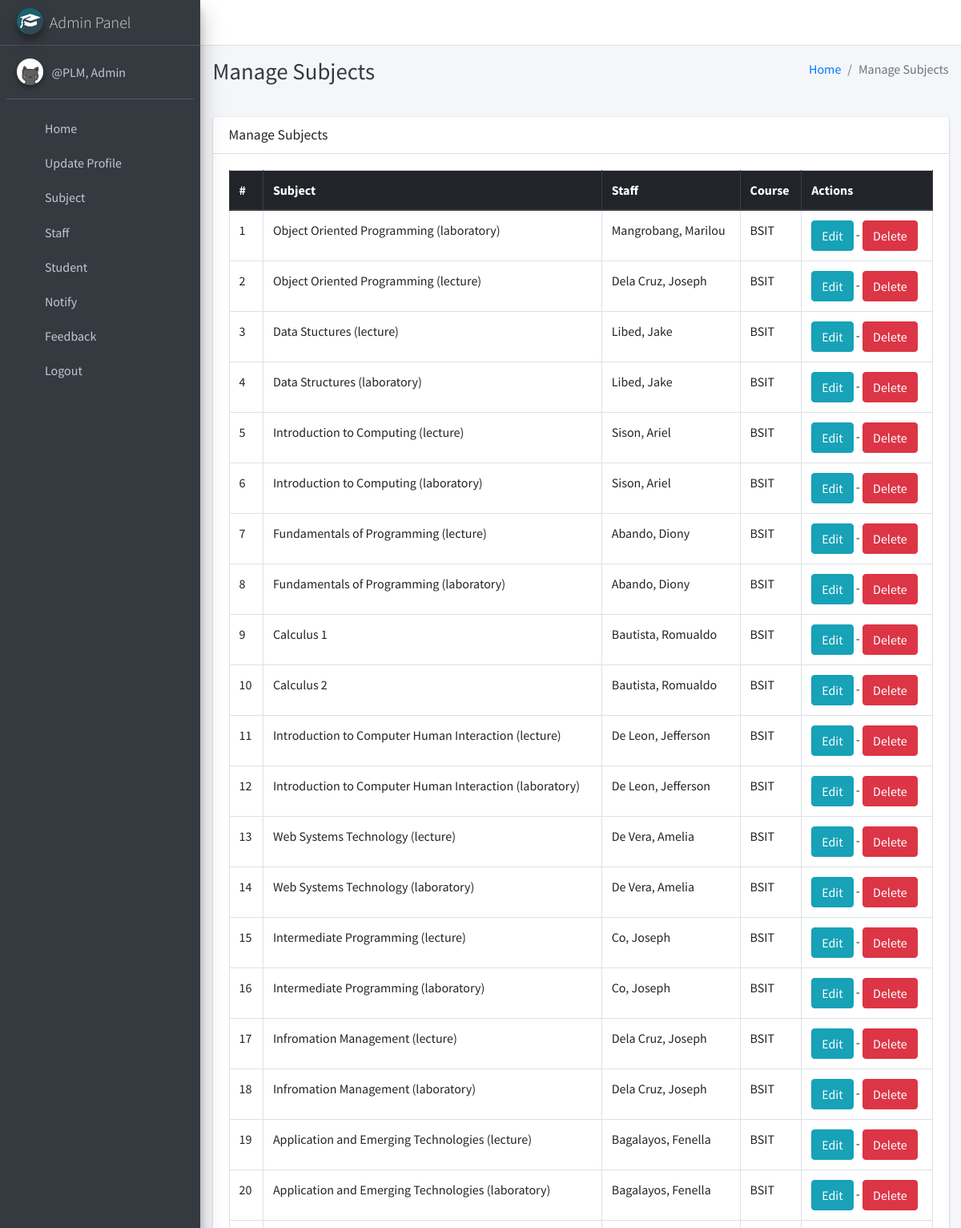
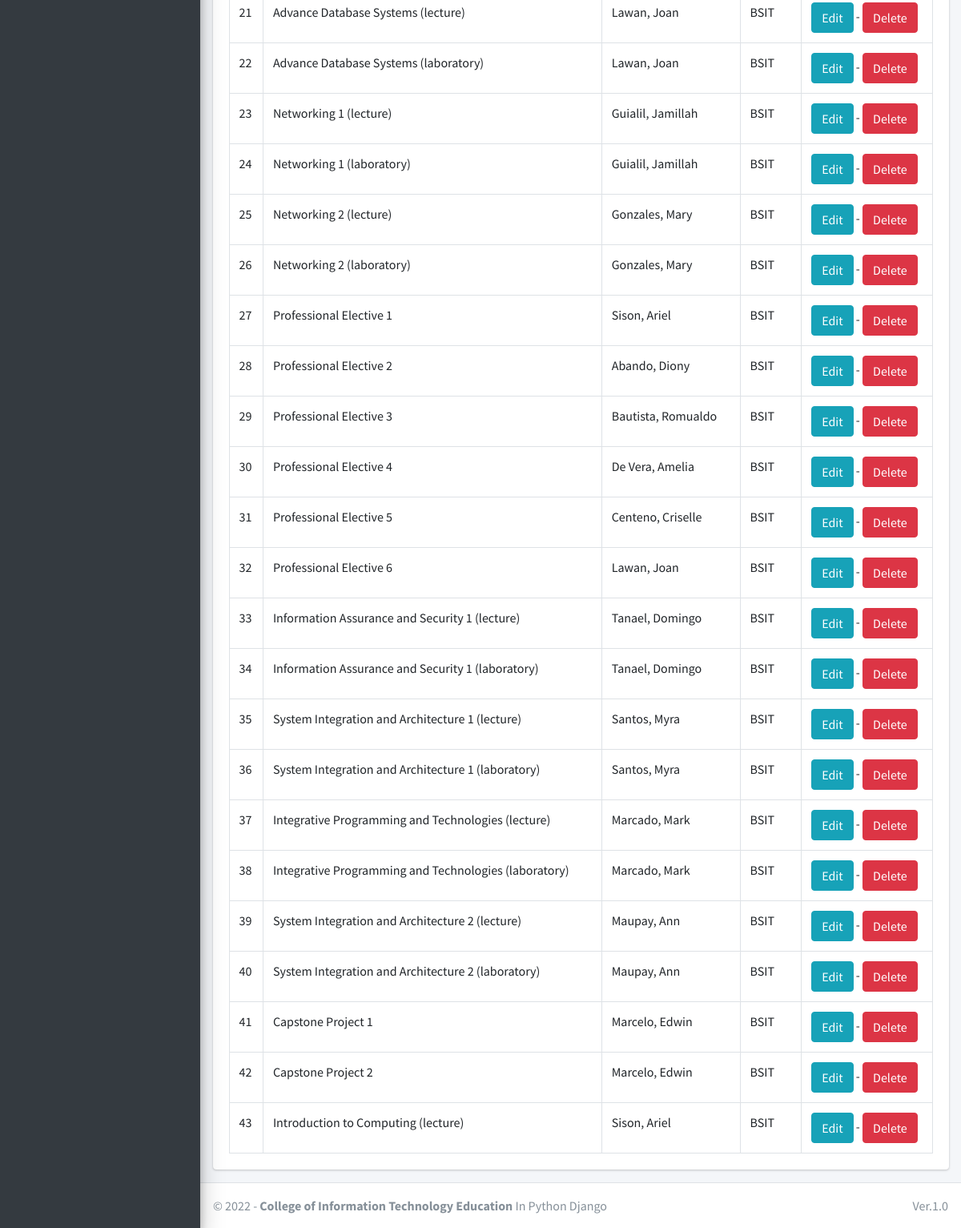
The app's page /subject/manage/ (signed in), older data (2 pictures, top to bottom).
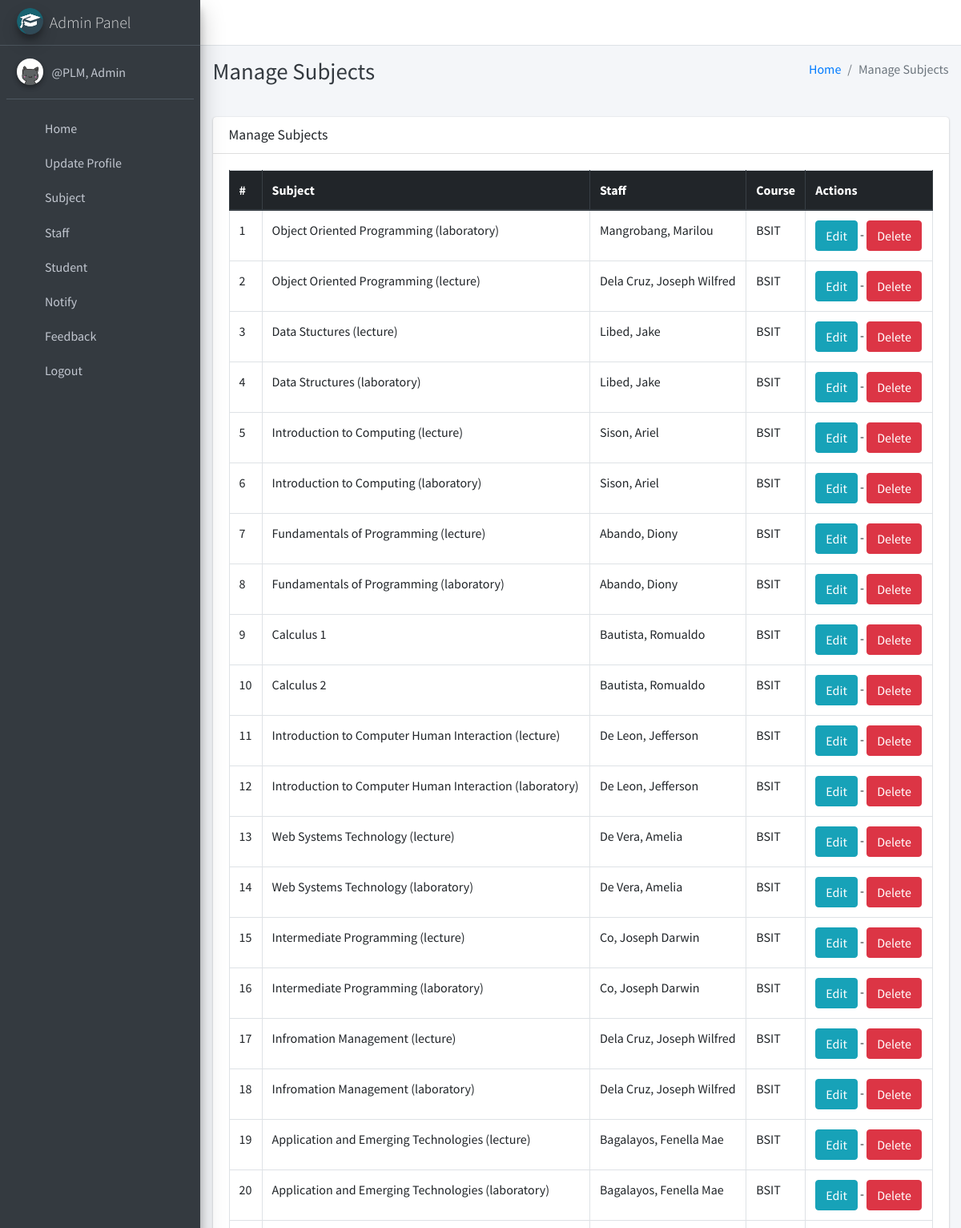
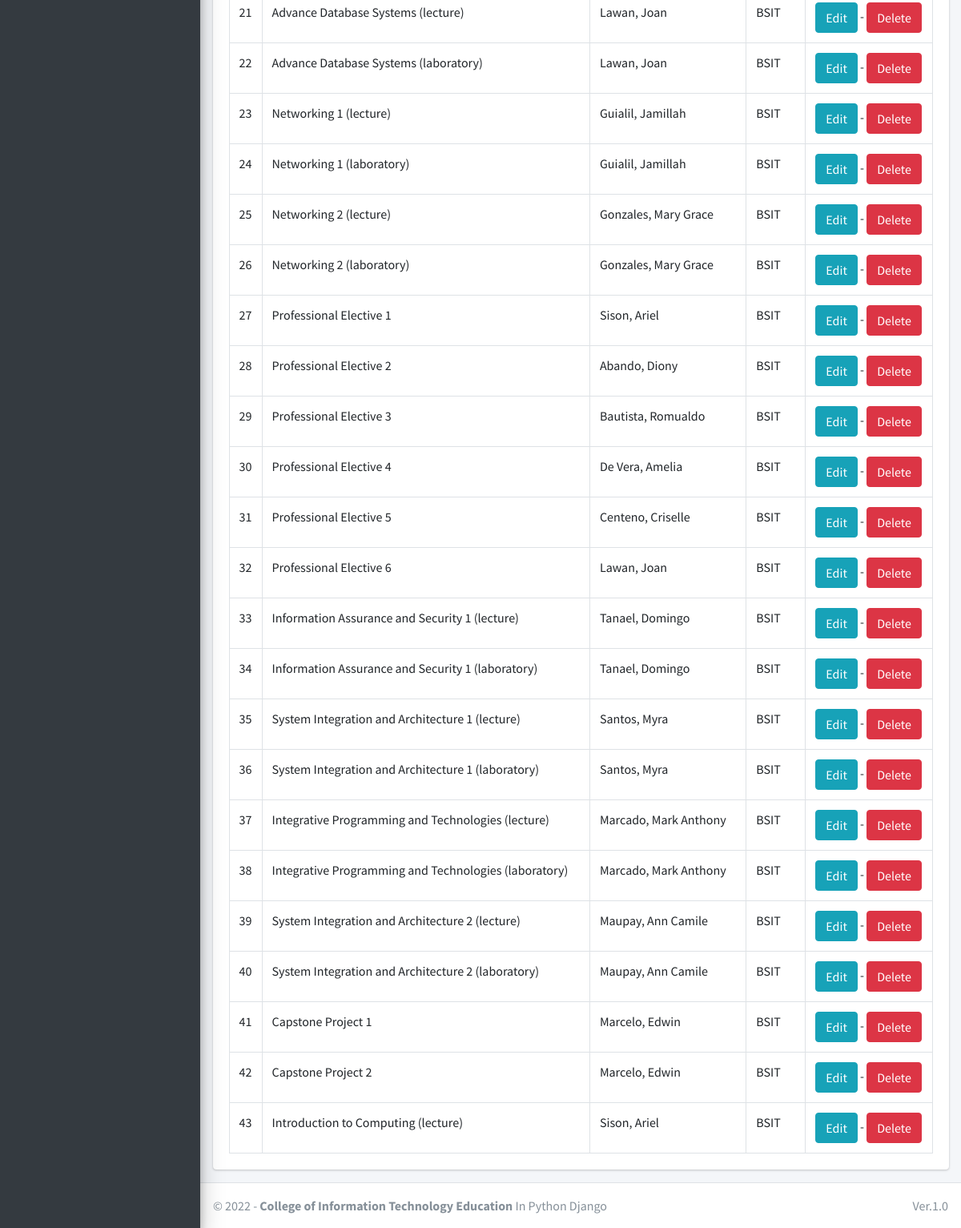
The same page, newer data (2 pictures, top to bottom).
### main_app/models.py (models this page shows, shortened)
class CustomUser(AbstractUser):
    USER_TYPE = ((1, "HOD"), (2, "Staff"), (3, "Student"))
    GENDER = [("M", "Male"), ("F", "Female")]
    username = None  # Removed username, using email instead
    email = models.EmailField(unique=True)
    user_type = models.CharField(default=1, choices=USER_TYPE, max_length=1)
    gender = models.CharField(max_length=1, choices=GENDER)
    profile_pic = models.ImageField()
    address = models.TextField()
    fcm_token = models.TextField(default="")  # For firebase notifications
    created_at = models.DateTimeField(auto_now_add=True)
    updated_at = models.DateTimeField(auto_now=True)
    USERNAME_FIELD = "email"
    REQUIRED_FIELDS = []
    objects = CustomUserManager()
    def __str__(self):
        return self.last_name + ", " + self.first_name

class Subject(models.Model):
    name = models.CharField(max_length=120)
    staff = models.ForeignKey(Staff,on_delete=models.CASCADE,)
    course = models.ForeignKey(Course, on_delete=models.CASCADE)
    updated_at = models.DateTimeField(auto_now=True)
    created_at = models.DateTimeField(auto_now_add=True)

class Staff(models.Model):
    course = models.ForeignKey(Course, on_delete=models.DO_NOTHING, null=True, blank=False)
    admin = models.OneToOneField(CustomUser, on_delete=models.CASCADE)

class Course(models.Model):
    name = models.CharField(max_length=120)
    created_at = models.DateTimeField(auto_now_add=True)
    updated_at = models.DateTimeField(auto_now=True)

### main_app/hod_views.py (the view)
# urls.py: path("subject/manage/", hod_views.manage_subject, name='manage_subject'),
def manage_subject(request):
    subjects = Subject.objects.all()
    context = {
        'subjects': subjects,
        'page_title': 'Manage Subjects'
    }
    return render(request, "hod_template/manage_subject.html", context)

### main_app/templates/hod_template/manage_subject.html
{% extends 'main_app/base.html' %}
{% load static %}
{% block page_title %}{{page_title}}{% endblock page_title %}
{% block content %}
<section class="content">
    <div class="container-fluid">
        <div class="row">
            <div class="col-md-12">
                <div class="card">
                    <div class="card-header">
                        <h3 class="card-title">{{page_title}}</h3>
                    </div>
                    <div class="card-body">
                        <table id="example2" class="table table-bordered table-hover">
                            <thead class="thead-dark">
                                <tr>
                                    <th>#</th>
                                    <th>Subject</th>
                                    <th>Staff</th>
                                    <th>Course</th>
                                    <th>Actions</th>
                                </tr>
                            </thead>
                            <tbody>
                                {% for subject in subjects %}
                                <tr>
                                    <td>{{ forloop.counter }}</td>
                                    <td>{{subject.name}}</td>
                                    <td>{{subject.staff.admin}}</td>
                                    <td>{{subject.course.name}}</td>
                                    <td>
                                        <a href="{% url 'edit_subject' subject.id %}" class="btn btn-info">Edit</a> -
                                        <a href="{% url 'delete_subject' subject.id %}" onclick="return confirm('Are you sure you want to delete this ?')" class="btn btn-danger">Delete</a>
                                    </td>
                                </tr>
                                {% endfor %}
                            </tbody>
                        </table>
                    </div>
                </div>
            </div>
        </div>
    </div>
</section>
{% endblock content %}

### main_app/templates/main_app/base.html (shortened to what this page needs)
{% load static %}
<!DOCTYPE html>
<html>
<head>
    <link rel="stylesheet" href="{% static 'plugins/fontawesome-free/css/all.min.css'%} ">
    <link rel="stylesheet" href="https://code.ionicframework.com/ionicons/2.0.1/css/ionicons.min.css">
    <link rel="stylesheet"
        href="{% static 'plugins/tempusdominus-bootstrap-4/css/tempusdominus-bootstrap-4.min.css'%} ">
    <link rel="stylesheet" href="{% static 'plugins/icheck-bootstrap/icheck-bootstrap.min.css'%} ">
    <link rel="stylesheet" href="{% static 'dist/css/adminlte.min.css'%} ">
    <link rel="stylesheet" href="{% static 'plugins/overlayScrollbars/css/OverlayScrollbars.min.css'%} ">
    <link rel="stylesheet" href="{% static 'plugins/daterangepicker/daterangepicker.css'%} ">
</head>
<body class="hold-transition sidebar-mini layout-fixed">
    <div class="wrapper">
        <nav class="main-header navbar navbar-expand navbar-white navbar-light">
            <ul class="navbar-nav">
                <li class="nav-item">
                    <a class="nav-link" data-widget="pushmenu" href="#"><i class="fas fa-bars"></i></a>
                </li>
            </ul>
        </nav>
        {% include "main_app/sidebar_template.html" with user=user %}
        <div class="content-wrapper">
            <div class="content-header">
                <div class="container-fluid">
                    <div class="row mb-2">
                        <div class="col-sm-6">
                            <h1 class="m-0 text-dark">{% block page_title %}{% endblock page_title %}</h1>
                        </div>
                        <div class="col-sm-6">
                            <ol class="breadcrumb float-sm-right">
                                <li class="breadcrumb-item"><a href="http://127.0.0.1:8000">Home</a></li>
                                <li class="breadcrumb-item active">{{ page_title }}</li>
                            </ol>
                        </div>
                    </div>
                </div>
            </div>
<section class="content">
    <div class="container-fluid">
        <div class="row">
            <div class="col-md-12">
            </div></div></div></section>
            {% block content %}
            {% endblock content %}
        </div>
        {% include "main_app/footer.html" %}
</body>
</html>

### main_app/templates/main_app/sidebar_template.html (shortened to what this page needs)
{% load static %}
<aside class="main-sidebar sidebar-dark-info elevation-4">
    {% if request.user.user_type == '1' %}
    <a href="{% url 'admin_home' %}" class="brand-link">
        <img src="{% static 'dist/img/cmsl.png' %} " alt="AdminLTE Logo"
            class="brand-image img-circle elevation-3" >
        <span class="brand-text font-weight-light">Admin Panel</span>
    </a>
    <div class="sidebar">
        <div class="user-panel mt-3 pb-3 mb-3 d-flex">
            <div class="image">
                <img src="{{ request.user.profile_pic}}" class="img-circle elevation-2" alt="User Image">
            </div>
            <div class="info">
                <a href="#" class="d-block">{{user}}</a>
            </div>
        </div>
        <nav class="mt-2">
            <ul class="nav nav-pills nav-sidebar flex-column" data-widget="treeview" role="menu" data-accordion="false">
                <li class="nav-item">
                    {% url 'admin_home' as admin_home %}
                    <a href="{{admin_home}}" class="nav-link {% if admin_home == request.path %} active {% endif %}">
                        <i class="nav-icon fas fa-home"></i>
                        <p>
                            Home
                        </p>
                    </a>
                </li>
                <li class="nav-item">
                    {% url 'admin_view_profile' as admin_view_profile %}
                    <a href="{{admin_view_profile}}"
                        class="nav-link {% if admin_view_profile == request.path %} active {% endif %}">
                        <i class="nav-icon fas fa-address-card"></i>
                        <p>
                            Update Profile
                        </p>
                    </a>
                </li>
                <li class="nav-item has-treeview">
                    <a href="#" class="nav-link">
                        <i class="nav-icon fas fa-book"></i>
                        <p>
                            Subject
                            <i class="fas fa-angle-left right"></i>
                        </p>
                    </a>
                </li>
                <li class="nav-item has-treeview">
                    <a href="#" class="nav-link">
                        <i class="nav-icon fas fa-user-plus"></i>
                        <p>
                            Staff
                            <i class="fas fa-angle-left right"></i>
                        </p>
                    </a>
                </li>
                <li class="nav-item has-treeview">
                    <a href="#" class="nav-link">
                        <i class="nav-icon fas fa-user-plus"></i>
                        <p>
                            Student
                            <i class="fas fa-angle-left right"></i>
                        </p>
                    </a>
                        </li>
                 <li class="nav-item has-treeview">
                    <a href="#" class="nav-link">
                        <i class="nav-icon fas fa-bullhorn"></i>
                        <p>
                            Notify
                            <i class="fas fa-angle-left right"></i>
                        </p>
                    </a>
                </li>
                <li class="nav-item has-treeview">
                    <a href="#" class="nav-link">
                        <i class="nav-icon fas fa-comment-alt"></i>
                        <p>
                            Feedback
                            <i class="fas fa-angle-left right"></i>
                        </p>
                    </a>
                </li>
                                        {% endif %}
                                        <li class="nav-item">
                                            <a href="{% url 'user_logout' %}"
                                                onclick="return confirm('Your session would be terminated.\n\nProceed?')"
                                                class="nav-link">
                                                <i class="nav-icon fas fa-power-off"></i>
                                                <p>
                                                    Logout
                                                </p>
                                            </a>
                                        </li>
                                    </ul>
                                </nav>
                            </div>-->
    </div>

### main_app/templates/main_app/footer.html
<footer class="main-footer">
    &copy; {% now "Y" %} - <strong>College of Information Technology Education</strong>
    In Python Django
    <div class="float-right d-none d-sm-inline-block">
       Ver.1.0
    </div>
</footer>

Row changes from the older to the newer data that the page shows:
changed through a linked row, Subject "Object Oriented Programming (lecture)": staff.admin "Dela Cruz, Joseph" → "Dela Cruz, Joseph Wilfred"
changed through a linked row, Subject "Intermediate Programming (lecture)": staff.admin "Co, Joseph" → "Co, Joseph Darwin"
changed through a linked row, Subject "Intermediate Programming (laboratory)": staff.admin "Co, Joseph" → "Co, Joseph Darwin"
changed through a linked row, Subject "Infromation Management (lecture)": staff.admin "Dela Cruz, Joseph" → "Dela Cruz, Joseph Wilfred"
changed through a linked row, Subject "Infromation Management (laboratory)": staff.admin "Dela Cruz, Joseph" → "Dela Cruz, Joseph Wilfred"
changed through a linked row, Subject "Application and Emerging Technologies (lecture)": staff.admin "Bagalayos, Fenella" → "Bagalayos, Fenella Mae"
changed through a linked row, Subject "Application and Emerging Technologies (laboratory)": staff.admin "Bagalayos, Fenella" → "Bagalayos, Fenella Mae"
changed through a linked row, Subject "Networking 2 (lecture)": staff.admin "Gonzales, Mary" → "Gonzales, Mary Grace"
changed through a linked row, Subject "Networking 2 (laboratory)": staff.admin "Gonzales, Mary" → "Gonzales, Mary Grace"
changed through a linked row, Subject "Integrative Programming and Technologies (lecture)": staff.admin "Marcado, Mark" → "Marcado, Mark Anthony"
changed through a linked row, Subject "Integrative Programming and Technologies (laboratory)": staff.admin "Marcado, Mark" → "Marcado, Mark Anthony"
changed through a linked row, Subject "System Integration and Architecture 2 (lecture)": staff.admin "Maupay, Ann" → "Maupay, Ann Camile"
changed through a linked row, Subject "System Integration and Architecture 2 (laboratory)": staff.admin "Maupay, Ann" → "Maupay, Ann Camile"
